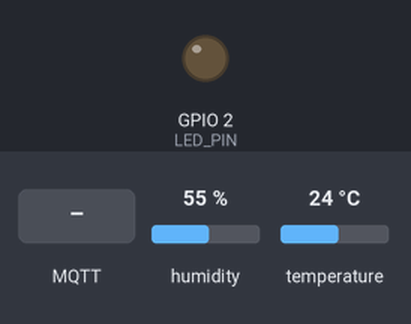
The sketch below on a simulated ESP32. Parts: output pins drawn as LEDs (lit = HIGH). Inputs (shaded band) come from the test bench; at power-on: humidity 55 %, temperature 24 °C. WiFi joins after 1.5 s; servers stay silent unless stated; the local clock reads 2024-03-15 10:24:30 at power-on unless the sketch sets it; no MQTT or app messages arrive unless stated; what the sketch prints to the serial monitor is not drawn.

Above: at 4.7 s.
4.8 s: MQTT message "ON" arrives on the first subscribed topic
At 6.2 s:
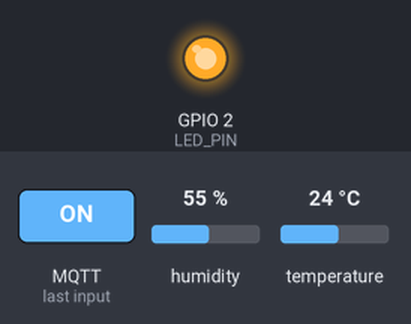
7.8 s: MQTT message "OFF" arrives on the first subscribed topic
At 8.5 s:
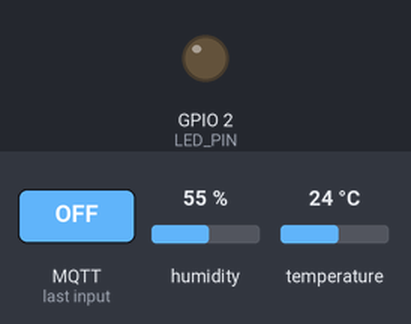
Timing chart, 0 to 10.8 s (numbered marks = the images above; inputs shaded):
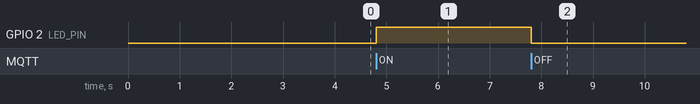

The sketch:

iot.ino
```cpp
#include <WiFi.h>
#include <PubSubClient.h>
#include <DHT.h>
#include <ArduinoJson.h>
#include <HTTPClient.h>
#include "time.h"

#define SERVER "ep44.local"

const char* ssid = "mangtrau";
const char* password = "12345678";
const char* mqtt_server = SERVER;
const int mqtt_port = 1883;
const char* ntfy_topic = "esp32-alerts";

#define DHTPIN 4
#define DHTTYPE DHT22
#define LED_PIN 2

DHT dht(DHTPIN, DHTTYPE);
WiFiClient espClient;
PubSubClient client(espClient);

void mqttCallback(char* topic, byte* payload, unsigned int length) {
  String message;

  for (unsigned int i = 0; i < length; i++) {
    message += (char)payload[i];
  }

  Serial.print("MQTT message on ");
  Serial.print(topic);
  Serial.print(": ");
  Serial.println(message);

  if (String(topic) == "iot/led") {
    if (message == "ON") {
      digitalWrite(LED_PIN, HIGH);
      Serial.println("LED turned ON via MQTT");
    }
    else if (message == "OFF") {
      digitalWrite(LED_PIN, LOW);
      Serial.println("LED turned OFF via MQTT");
    }
  }
}

String getTime() {
  struct tm timeinfo;
  if(!getLocalTime(&timeinfo)) return "00:00:00";
  char timeStringBuff[50];
  strftime(timeStringBuff, sizeof(timeStringBuff), "%H:%M:%S", &timeinfo);
  return String(timeStringBuff);
}

void sendNtfy(float t, float h, String timeStr) {
  if(WiFi.status() == WL_CONNECTED){
    HTTPClient http;
    String url = "http://" SERVER ":6767/" + String(ntfy_topic);
    http.begin(url);

    String message = "Notification! \nTemperature: " + String(t) + "C \nHumidity: " + String(h);

    http.addHeader("Title", "ESP32 Sensor Update");
    http.addHeader("Priority", "5");

    int httpResponseCode = http.POST(message);
    if (httpResponseCode > 0) Serial.println("Notification sent via ntfy!");
    http.end();
  }
}

void setup_wifi() {
  Serial.println(ssid);
  Serial.println(password);
  WiFi.begin(ssid, password);

  while (WiFi.status() != WL_CONNECTED) { delay(500); Serial.print("."); }
  Serial.println("\nWiFi Connected!");
  configTime(25200, 0, SERVER);
}

void reconnect() {
  Serial.println("Attempting MQTT connection...");
  while (!client.connected()) {
    String clientId = "ESP32-" + String(WiFi.macAddress());
    if (client.connect(clientId.c_str())) {
      Serial.println("MQTT Connected!");
      client.subscribe("iot/led");
    }
    else delay(5000);
  }
}

void setup() {
  Serial.begin(115200);
  delay(2000);
  pinMode(LED_PIN, OUTPUT);

  dht.begin();
  setup_wifi();
  client.setServer(mqtt_server, mqtt_port);
  client.setCallback(mqttCallback);
}

void loop() {
  if (!client.connected()) reconnect();
  client.loop();

  static unsigned long lastMsg = 0;
  static unsigned long lastNotify = 0;
  unsigned long now = millis();

  if (now - lastMsg > 3000) {
    lastMsg = now;
    float h = dht.readHumidity();
    float t = dht.readTemperature();
    String currentTime = getTime();

    if (isnan(h) || isnan(t)) return;

    JsonDocument doc;
    doc["temp"] = t;
    doc["hum"] = h;

    char buffer[256];
    serializeJson(doc, buffer);
    client.publish("iot/data", buffer);

    if (now - lastNotify > 100000) {
       sendNtfy(t, h, currentTime);
       lastNotify = now;
    }
  }
}
```

Measured:
- after the input at 4.8 s, GPIO 2 (LED_PIN): LOW → HIGH at once
- after the input at 7.8 s, GPIO 2 (LED_PIN): HIGH → LOW at once
